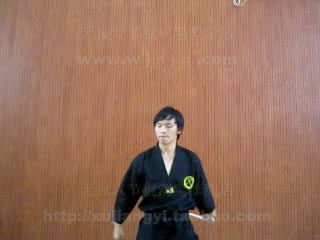
#> input picture frame 20 of test.avi, 320 x 240 px, given in place of vtest.avi, which was not available
$ python 02-fastNlMeansDenoisingMulti.py
#> lines starting #> are read from the running program, lines starting #| are printed output that depends on the picture; pictures that were not available may be replaced by others from this repository, and a replacement may not be noted
# -*-coding:utf-8-*-
# @Author: Damon0626
# @Time  : 19-2-19 下午10:05
# @Email : wwymsn@163.com
# @Software: PyCharm


import cv2
import numpy as np
import matplotlib.pyplot as plt


cap = cv2.VideoCapture('../ch40-光流/vtest.avi')
img = [cap.read()[1] for i in range(5)]
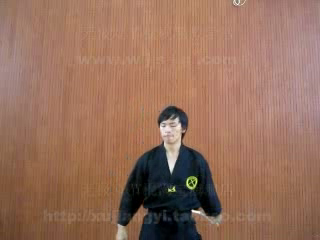
#> input picture frame 21 of test.avi, 320 x 240 px, given in place of vtest.avi, which was not available
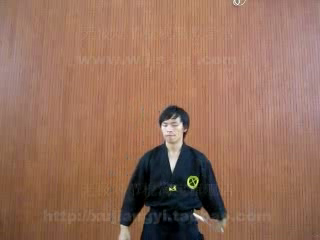
#> input picture frame 22 of test.avi, 320 x 240 px, given in place of vtest.avi, which was not available
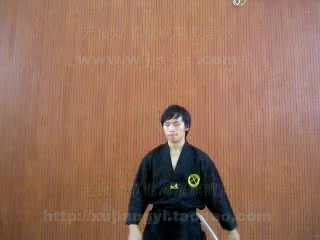
#> input picture frame 23 of test.avi, 320 x 240 px, given in place of vtest.avi, which was not available
#> img = 5 items

gray = [cv2.cvtColor(i, cv2.COLOR_BGR2GRAY) for i in img]
#> gray = 5 items

gray = [np.float64(i) for i in gray]

noise = np.random.randn(*gray[1].shape)*10
noisy = [i + noise for i in gray]
#> noisy = 5 items
noisy = [np.uint8(np.clip(i, 0, 255)) for i in noisy]

dst = cv2.fastNlMeansDenoisingMulti(noisy, 2, 5, None, 4, 7, 35)
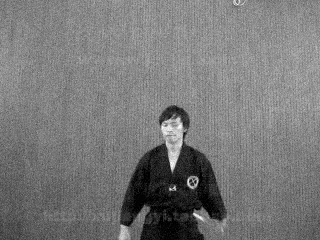
#> dst: shape (240, 320); min 0, max 255, mean 120.3

plt.subplot(131), plt.imshow(gray[2], 'gray')
plt.subplot(132), plt.imshow(noisy[2], 'gray')
plt.subplot(133), plt.imshow(dst, 'gray')

plt.show()
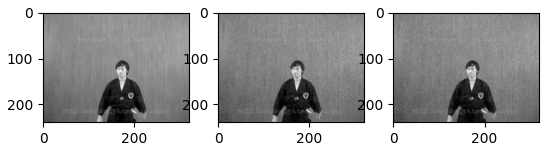
#> figure drawn by matplotlib, 3 panels

$ run again, starting later in the video
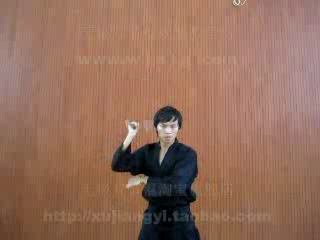
#> input picture frame 90 of test.avi, 320 x 240 px, given in place of vtest.avi, which was not available
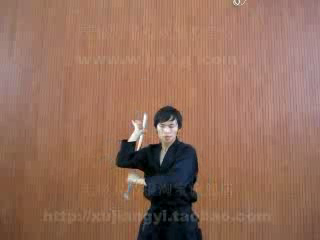
#> input picture frame 93 of test.avi, 320 x 240 px, given in place of vtest.avi, which was not available
#> img = 5 items
#> `plt.show()`:
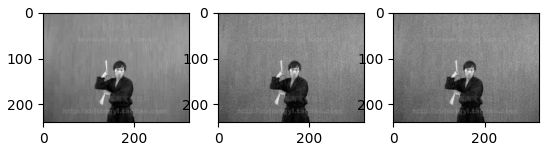
#> figure drawn by matplotlib, 3 panels

$ run again, starting later in the video
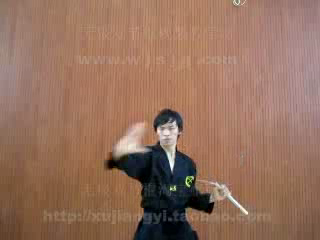
#> input picture frame 160 of test.avi, 320 x 240 px, given in place of vtest.avi, which was not available
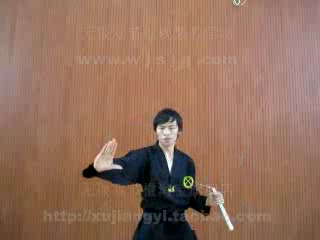
#> input picture frame 163 of test.avi, 320 x 240 px, given in place of vtest.avi, which was not available
#> img = 5 items
#> `plt.show()`:
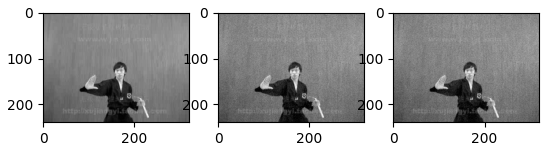
#> figure drawn by matplotlib, 3 panels
